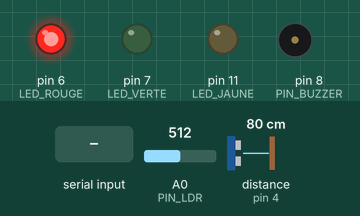
Bench run of a sketch on a simulated Arduino Uno, built with avr-gcc and run on an emulated ATmega328P. Shown: output pins drawn as LEDs (lit = HIGH), buzzer (waves = sounding). Wiring (inferred from the names in the program): ultrasonic range finder: trigger pin 2; echo pin 4. The inputs (shaded band) are chosen by the test bench; at power-on: distance to the obstacle (sensor on pin 4) 80 cm, A0 (PIN_LDR) = 512. The echo pulse lasts 58.3 µs per cm; random numbers use the default seed unless the sketch sets one; pins used as bus, display or sensor lines are not drawn; what the sketch prints to the serial monitor is not drawn.

Above: at 3.3 s.
3.4 s: distance to the obstacle (sensor on pin 4) set to 2 cm
At 4.5 s:
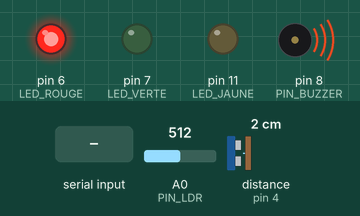
6.4 s: "ACQ\n" received over the second serial link
At 7.7 s:
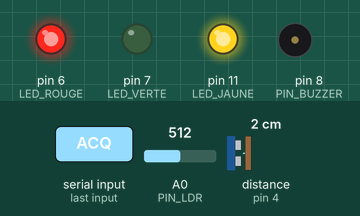
9.4 s: A0 (PIN_LDR) set to 110
12.4 s: A0 (PIN_LDR) set to 90
13.9 s: "MARCHE\n" received over the second serial link
At 15.3 s:
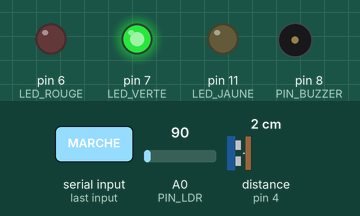
15.9 s: "ACQ\n" received over the second serial link
At 16.7 s:
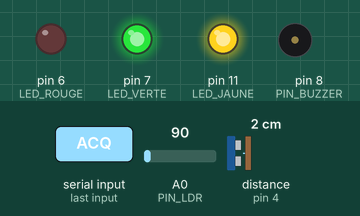
Timing chart, 0 to 19.5 s (numbered marks = the images above; inputs shaded):
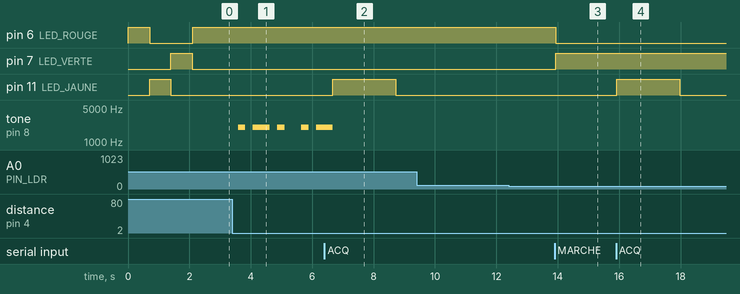

Measured:
- after the input at 3.4 s, tone on pin 8 (PIN_BUZZER): plays 2000 Hz for 0.24 s, 2000 Hz for 0.54 s, 2000 Hz for 0.24 s, 2000 Hz for 0.24 s, 2000 Hz for 0.27 s, starting after 0.18 s
- after the input at 6.4 s, pin 11 (LED_JAUNE): LOW → HIGH after 0.27 s, → LOW 2.1 s later
- after the input at 9.4 s, every drawn part: stays the same
- after the input at 12.4 s, every drawn part: stays the same
- after the input at 13.9 s, pin 6 (LED_ROUGE): HIGH → LOW at once; pin 7 (LED_VERTE): LOW → HIGH at once
- after the input at 15.9 s, pin 11 (LED_JAUNE): LOW → HIGH at once, → LOW 2.1 s later

The sketch:

arduino_vers_esp.ino
```cpp
/*
 * ARDUINO UNO <-> NodeMCU ESP8266 (UART)
 * Capteurs : ultrason + LDR | Actionneurs : buzzer + 3 LEDs | Valeurs simulees
 *
 * LES 3 LEDs SONT COMMANDEES PAR LA PLATEFORME (commandes recues du NodeMCU sur D12) :
 *   "MARCHE"   -> systeme en marche : LED VERTE allumee, LED rouge eteinte
 *   "ARRET"    -> systeme a l'arret : LED ROUGE allumee, LED verte eteinte
 *   "ACQ"      -> acquittement      : LED JAUNE allumee 2 s + buzzer coupe pour l'alarme en cours
 *   "TOUCHE:n" -> touche n (1 a 9) du clavier de la plateforme, renvoyee dans la trame
 * Au demarrage, le systeme est a l'ARRET (LED rouge).
 * L'alarme DANGER (objet a 10 cm ou moins) fait sonner le buzzer tant qu'elle n'est pas acquittee.
 *
 * ===================== CABLAGE =====================
 *  HC-SR04 : Trig -> D2 | Echo -> D4      LDR : point milieu -> A0      Buzzer : + -> D8
 *  LEDs (patte longue -> 220 ohms -> broche ; patte courte -> GND) :
 *     ROUGE -> D6 | VERTE -> D7 | JAUNE -> D11
 *  NodeMCU : Arduino D13 -> pont diviseur -> NodeMCU D5   (donnees vers la plateforme)
 *            NodeMCU D6  -> Arduino D12                   (commandes de la plateforme)
 *            Arduino GND -> NodeMCU G
 * ===================================================
 */

#include <SoftwareSerial.h>

// ================== REGLAGES A ADAPTER ==================
const bool BUZZER_ACTIF       = false;  // true = buzzer actif, false = passif
const int  SEUIL_SOMBRE       = 150;
const float SEUIL_DANGER      = 10.0;   // cm
const float SEUIL_ATTENTION   = 30.0;   // cm
const unsigned long DUREE_JAUNE = 2000; // ms d'allumage de la LED jaune apres acquittement
// ========================================================

const int PIN_TRIG   = 2;
const int PIN_ECHO   = 4;
const int PIN_LDR    = A0;
const int PIN_BUZZER = 8;
const int LED_ROUGE  = 6;
const int LED_VERTE  = 7;
const int LED_JAUNE  = 11;
SoftwareSerial espSerial(12, 13);   // RX = D12, TX = D13 -> NodeMCU

const unsigned long PERIODE_ENVOI = 1000;
unsigned long dernierEnvoi = 0;
unsigned long dernierBip   = 0;
bool etatBip = false;

// ---------------- Valeurs simulees ----------------
float temperature = 25.0;
float humidite    = 55.0;
float courantPV   = 1.5;
float courantSys  = 0.8;
float tensionSys  = 3.5;

// ---------------- Etat ----------------
float distance = -1;
int luminosite = 0;
bool sombre = false;
bool danger = false;
const char* alarme = "OK";

bool systemeEnMarche = false;        // false = ARRET (rouge), true = MARCHE (vert)
bool acquitte = false;               // alarme en cours acquittee (buzzer coupe)
unsigned long jauneJusqua = 0;       // instant d'extinction de la LED jaune
int derniereTouche = 0;              // derniere touche du clavier (0 = aucune)
String commande = "";

float aleatoire(float a, float b) { return a + (b - a) * random(0, 10001) / 10000.0; }
float borner(float x, float mn, float mx) { return x < mn ? mn : (x > mx ? mx : x); }

bool jauneAllumee() { return millis() < jauneJusqua; }

void buzzer(bool on) {
  if (BUZZER_ACTIF) digitalWrite(PIN_BUZZER, on ? HIGH : LOW);
  else if (on)      tone(PIN_BUZZER, 2000);
  else              noTone(PIN_BUZZER);
}

// Applique l'etat des 3 LEDs
void majLeds() {
  digitalWrite(LED_VERTE, systemeEnMarche ? HIGH : LOW);
  digitalWrite(LED_ROUGE, systemeEnMarche ? LOW : HIGH);
  digitalWrite(LED_JAUNE, jauneAllumee() ? HIGH : LOW);
}

// Execute une commande recue de la plateforme
void executer(String c) {
  if (c == "MARCHE") {
    systemeEnMarche = true;
  } else if (c == "ARRET") {
    systemeEnMarche = false;
  } else if (c == "ACQ") {
    jauneJusqua = millis() + DUREE_JAUNE;
    if (danger) acquitte = true;            // coupe le buzzer pour l'alarme en cours
  } else if (c.startsWith("TOUCHE:")) {
    int n = c.substring(7).toInt();
    if (n >= 1 && n <= 9) derniereTouche = n;
  } else {
    return;                                  // commande inconnue : ignoree
  }
  Serial.print("Commande recue : ");
  Serial.println(c);
}

// Lecture des commandes du NodeMCU (une commande par ligne)
void lireCommandes() {
  while (espSerial.available()) {
    char ch = espSerial.read();
    if (ch == '\n') {
      commande.trim();
      if (commande.length() > 0) executer(commande);
      commande = "";
    } else if (ch != '\r') {
      commande += ch;
      if (commande.length() > 30) commande = "";
    }
  }
}

float mesurerDistance() {
  digitalWrite(PIN_TRIG, LOW);  delayMicroseconds(2);
  digitalWrite(PIN_TRIG, HIGH); delayMicroseconds(10);
  digitalWrite(PIN_TRIG, LOW);
  unsigned long duree = pulseIn(PIN_ECHO, HIGH, 30000UL);
  if (duree == 0) return -1;
  return duree * 0.0343 / 2.0;
}

void simulerValeurs() {
  temperature = borner(temperature + aleatoire(-0.5, 0.5), 18.0, 40.0);
  humidite    = borner(humidite    + aleatoire(-1.5, 1.5), 30.0, 80.0);
  courantPV   = borner(courantPV   + aleatoire(-0.20, 0.20), 0.0, 3.0);
  courantSys  = borner(courantSys  + aleatoire(-0.10, 0.10), 0.2, 1.5);
  tensionSys  = tensionSys + 0.3 * (5.0 - tensionSys) + aleatoire(-0.05, 0.05);
}

void envoyerTrame(Stream &s) {
  s.print("{\"distance\":");     s.print(distance, 1);
  s.print(",\"luminosite\":");   s.print(luminosite);
  s.print(",\"sombre\":");       s.print(sombre ? 1 : 0);
  s.print(",\"alarme\":\"");     s.print(alarme);  s.print("\"");
  s.print(",\"buzzer\":");       s.print(danger && !acquitte ? 1 : 0);
  s.print(",\"acquitte\":");     s.print(acquitte ? 1 : 0);
  s.print(",\"systeme\":\"");    s.print(systemeEnMarche ? "MARCHE" : "ARRET");  s.print("\"");
  s.print(",\"led_rouge\":");    s.print(systemeEnMarche ? 0 : 1);
  s.print(",\"led_verte\":");    s.print(systemeEnMarche ? 1 : 0);
  s.print(",\"led_jaune\":");    s.print(jauneAllumee() ? 1 : 0);
  s.print(",\"touche\":");       s.print(derniereTouche);
  s.print(",\"temperature\":");  s.print(temperature, 1);
  s.print(",\"humidite\":");     s.print(humidite, 1);
  s.print(",\"I_PV\":");         s.print(courantPV, 2);
  s.print(",\"I_sys\":");        s.print(courantSys, 2);
  s.print(",\"V_sys\":");        s.print(tensionSys, 2);
  s.println("}");
}

void setup() {
  Serial.begin(9600);
  espSerial.begin(9600);
  pinMode(PIN_TRIG, OUTPUT);
  pinMode(PIN_ECHO, INPUT);
  pinMode(PIN_BUZZER, OUTPUT);
  pinMode(LED_ROUGE, OUTPUT);
  pinMode(LED_JAUNE, OUTPUT);
  pinMode(LED_VERTE, OUTPUT);
  buzzer(false);

  // Test des LEDs au demarrage : rouge, jaune, verte
  digitalWrite(LED_ROUGE, HIGH); delay(700); digitalWrite(LED_ROUGE, LOW);
  digitalWrite(LED_JAUNE, HIGH); delay(700); digitalWrite(LED_JAUNE, LOW);
  digitalWrite(LED_VERTE, HIGH); delay(700); digitalWrite(LED_VERTE, LOW);
  randomSeed(analogRead(A5));
}

void loop() {
  lireCommandes();

  distance   = mesurerDistance();
  luminosite = analogRead(PIN_LDR);
  sombre     = (luminosite < SEUIL_SOMBRE);

  danger         = (distance > 0 && distance <= SEUIL_DANGER);
  bool attention = (distance > SEUIL_DANGER && distance <= SEUIL_ATTENTION);
  alarme = danger ? "DANGER" : (attention ? "ATTENTION" : "OK");

  // Buzzer : sonne en DANGER tant que l'alarme n'est pas acquittee
  if (!danger) acquitte = false;             // fin de l'alarme : prochain danger non acquitte
  if (danger && !acquitte) {
    if (millis() - dernierBip >= 200) {
      dernierBip = millis();
      etatBip = !etatBip;
      buzzer(etatBip);
    }
  } else {
    buzzer(false);
    etatBip = false;
  }

  majLeds();

  if (millis() - dernierEnvoi >= PERIODE_ENVOI) {
    dernierEnvoi = millis();
    simulerValeurs();
    envoyerTrame(Serial);      // vers le PC
    envoyerTrame(espSerial);   // vers le NodeMCU
  }

  delay(60);
}
```
